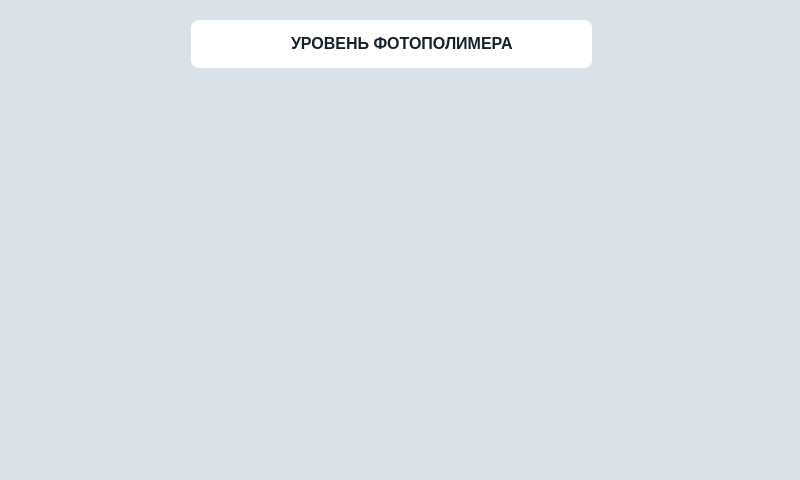
<?xml version="1.0" encoding="UTF-8"?>
<ui version="4.0">
 <class>VatWindow</class>
 <widget class="QMainWindow" name="VatWindow">
  <property name="geometry">
   <rect>
    <x>0</x>
    <y>0</y>
    <width>800</width>
    <height>480</height>
   </rect>
  </property>
  <property name="windowTitle">
   <string>MainWindow</string>
  </property>
  <property name="styleSheet">
   <string notr="true">background-color: rgb(218, 226, 232);</string>
  </property>
  <widget class="QWidget" name="centralwidget">
   <widget class="QFrame" name="frame">
    <property name="geometry">
     <rect>
      <x>191</x>
      <y>20</y>
      <width>401</width>
      <height>48</height>
     </rect>
    </property>
    <property name="styleSheet">
     <string notr="true">background-color: rgb(255, 255, 255);
border-radius: 8px;</string>
    </property>
    <property name="frameShape">
     <enum>QFrame::StyledPanel</enum>
    </property>
    <property name="frameShadow">
     <enum>QFrame::Raised</enum>
    </property>
    <widget class="QLabel" name="label">
     <property name="geometry">
      <rect>
       <x>100</x>
       <y>13</y>
       <width>251</width>
       <height>20</height>
      </rect>
     </property>
     <property name="styleSheet">
      <string notr="true">color: #12222D;
font-family: 'RF Dewi';
font-style: normal;
font-weight: 700;
font-size: 16px;
line-height: 120%;
text-align: center;</string>
     </property>
     <property name="text">
      <string>УРОВЕНЬ ФОТОПОЛИМЕРА</string>
     </property>
    </widget>
   </widget>
   <widget class="QLabel" name="label_2">
    <property name="geometry">
     <rect>
      <x>686</x>
      <y>30</y>
      <width>94</width>
      <height>31</height>
     </rect>
    </property>
    <property name="text">
     <string/>
    </property>
    <property name="pixmap">
     <pixmap resource="res.qrc">:/res/img/logo.png</pixmap>
    </property>
    <property name="scaledContents">
     <bool>true</bool>
    </property>
   </widget>
   <widget class="QLabel" name="label_16">
    <property name="geometry">
     <rect>
      <x>20</x>
      <y>20</y>
      <width>151</width>
      <height>48</height>
     </rect>
    </property>
    <property name="text">
     <string/>
    </property>
    <property name="pixmap">
     <pixmap resource="res.qrc">:/res/img/back.png</pixmap>
    </property>
    <property name="scaledContents">
     <bool>false</bool>
    </property>
   </widget>
   <widget class="QPushButton" name="backButton">
    <property name="geometry">
     <rect>
      <x>10</x>
      <y>10</y>
      <width>171</width>
      <height>71</height>
     </rect>
    </property>
    <property name="focusPolicy">
     <enum>Qt::NoFocus</enum>
    </property>
    <property name="styleSheet">
     <string notr="true">background-color: transparent;
border : 0;</string>
    </property>
    <property name="text">
     <string/>
    </property>
   </widget>
   <widget class="QLabel" name="label_3">
    <property name="geometry">
     <rect>
      <x>-10</x>
      <y>85</y>
      <width>251</width>
      <height>391</height>
     </rect>
    </property>
    <property name="text">
     <string/>
    </property>
    <property name="pixmap">
     <pixmap resource="res.qrc">:/res/img/vat.png</pixmap>
    </property>
   </widget>
   <widget class="QLabel" name="label_6">
    <property name="geometry">
     <rect>
      <x>240</x>
      <y>353</y>
      <width>541</width>
      <height>121</height>
     </rect>
    </property>
    <property name="text">
     <string/>
    </property>
    <property name="pixmap">
     <pixmap resource="res.qrc">:/res/img/vat_alarm.png</pixmap>
    </property>
   </widget>
   <widget class="QLabel" name="loadLabel">
    <property name="geometry">
     <rect>
      <x>410</x>
      <y>275</y>
      <width>81</width>
      <height>31</height>
     </rect>
    </property>
    <property name="styleSheet">
     <string notr="true">font-family: 'RF Dewi';
font-style: normal;
font-weight: 900;
font-size: 26px;
color: #D83A56;
background-color: rgba(255, 255, 255, 0);</string>
    </property>
    <property name="text">
     <string/>
    </property>
    <property name="alignment">
     <set>Qt::AlignCenter</set>
    </property>
   </widget>
   <widget class="QLabel" name="abountLabel">
    <property name="geometry">
     <rect>
      <x>537</x>
      <y>278</y>
      <width>221</width>
      <height>51</height>
     </rect>
    </property>
    <property name="styleSheet">
     <string notr="true">background-color: rgba(255, 255, 255, 0);</string>
    </property>
    <property name="text">
     <string/>
    </property>
    <property name="pixmap">
     <pixmap resource="res.qrc">:/res/img/vat_amount_10.png</pixmap>
    </property>
   </widget>
   <widget class="QLabel" name="label_10">
    <property name="geometry">
     <rect>
      <x>240</x>
      <y>261</y>
      <width>541</width>
      <height>101</height>
     </rect>
    </property>
    <property name="text">
     <string/>
    </property>
    <property name="pixmap">
     <pixmap resource="res.qrc">:/res/img/vat_w_amount.png</pixmap>
    </property>
   </widget>
   <widget class="QLabel" name="inLabel">
    <property name="geometry">
     <rect>
      <x>410</x>
      <y>105</y>
      <width>191</width>
      <height>151</height>
     </rect>
    </property>
    <property name="styleSheet">
     <string notr="true">background-color: rgba(255, 255, 255, 0);</string>
    </property>
    <property name="text">
     <string/>
    </property>
    <property name="pixmap">
     <pixmap resource="res.qrc">:/res/img/vat_in.png</pixmap>
    </property>
   </widget>
   <widget class="QLabel" name="outLabel">
    <property name="geometry">
     <rect>
      <x>580</x>
      <y>105</y>
      <width>181</width>
      <height>151</height>
     </rect>
    </property>
    <property name="styleSheet">
     <string notr="true">background-color: rgba(255, 255, 255, 0);</string>
    </property>
    <property name="text">
     <string/>
    </property>
    <property name="pixmap">
     <pixmap resource="res.qrc">:/res/img/vat_out.png</pixmap>
    </property>
   </widget>
   <widget class="QLabel" name="label_12">
    <property name="geometry">
     <rect>
      <x>240</x>
      <y>90</y>
      <width>541</width>
      <height>181</height>
     </rect>
    </property>
    <property name="text">
     <string/>
    </property>
    <property name="pixmap">
     <pixmap resource="res.qrc">:/res/img/vat_work.png</pixmap>
    </property>
   </widget>
   <widget class="QPushButton" name="inButton">
    <property name="geometry">
     <rect>
      <x>400</x>
      <y>110</y>
      <width>191</width>
      <height>131</height>
     </rect>
    </property>
    <property name="focusPolicy">
     <enum>Qt::NoFocus</enum>
    </property>
    <property name="styleSheet">
     <string notr="true">background-color: transparent;
border : 0;</string>
    </property>
    <property name="text">
     <string/>
    </property>
   </widget>
   <widget class="QPushButton" name="outButton">
    <property name="geometry">
     <rect>
      <x>590</x>
      <y>110</y>
      <width>181</width>
      <height>131</height>
     </rect>
    </property>
    <property name="focusPolicy">
     <enum>Qt::NoFocus</enum>
    </property>
    <property name="styleSheet">
     <string notr="true">background-color: transparent;
border : 0;</string>
    </property>
    <property name="text">
     <string/>
    </property>
   </widget>
   <widget class="QLabel" name="connectionWifi">
    <property name="geometry">
     <rect>
      <x>610</x>
      <y>20</y>
      <width>48</width>
      <height>48</height>
     </rect>
    </property>
    <property name="text">
     <string/>
    </property>
    <property name="pixmap">
     <pixmap resource="res.qrc">:/res/img/noSignal.png</pixmap>
    </property>
   </widget>
   <zorder>frame</zorder>
   <zorder>label_2</zorder>
   <zorder>label_16</zorder>
   <zorder>backButton</zorder>
   <zorder>label_3</zorder>
   <zorder>label_12</zorder>
   <zorder>label_10</zorder>
   <zorder>label_6</zorder>
   <zorder>outLabel</zorder>
   <zorder>abountLabel</zorder>
   <zorder>loadLabel</zorder>
   <zorder>outButton</zorder>
   <zorder>inLabel</zorder>
   <zorder>inButton</zorder>
   <zorder>connectionWifi</zorder>
  </widget>
 </widget>
 <resources>
  <include location="res.qrc"/>
 </resources>
 <connections/>
</ui>
